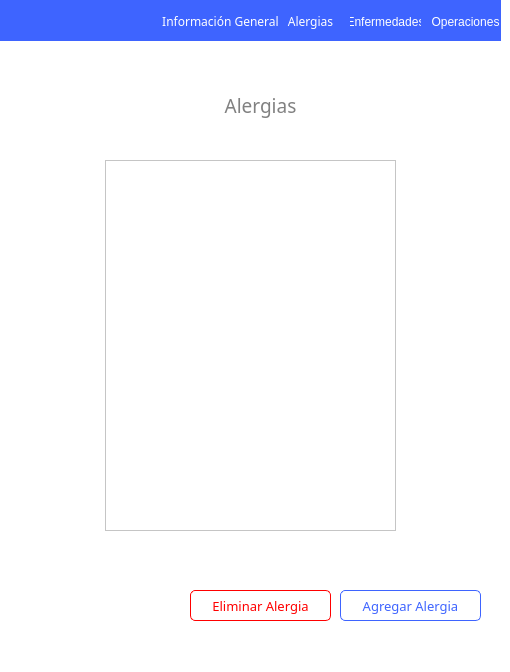
<?xml version="1.0" encoding="UTF-8"?>
<ui version="4.0">
 <class>medico_expediente_clinico</class>
 <widget class="QWidget" name="medico_expediente_clinico">
  <property name="geometry">
   <rect>
    <x>0</x>
    <y>0</y>
    <width>510</width>
    <height>672</height>
   </rect>
  </property>
  <property name="windowTitle">
   <string>Form</string>
  </property>
  <property name="styleSheet">
   <string notr="true">background-color: rgb(255, 255, 255);</string>
  </property>
  <widget class="QPushButton" name="btn_informacion">
   <property name="geometry">
    <rect>
     <x>160</x>
     <y>10</y>
     <width>121</width>
     <height>23</height>
    </rect>
   </property>
   <property name="font">
    <font>
     <family>Montserrat</family>
    </font>
   </property>
   <property name="cursor">
    <cursorShape>PointingHandCursor</cursorShape>
   </property>
   <property name="styleSheet">
    <string notr="true">background: #3E64FF;
border: none;
color: white;</string>
   </property>
   <property name="text">
    <string>Información General</string>
   </property>
  </widget>
  <widget class="QPushButton" name="btn_alergias">
   <property name="geometry">
    <rect>
     <x>280</x>
     <y>10</y>
     <width>61</width>
     <height>23</height>
    </rect>
   </property>
   <property name="font">
    <font>
     <family>Montserrat</family>
    </font>
   </property>
   <property name="cursor">
    <cursorShape>PointingHandCursor</cursorShape>
   </property>
   <property name="styleSheet">
    <string notr="true">background: #3E64FF;
border: none;
color: white;
</string>
   </property>
   <property name="text">
    <string>Alergias</string>
   </property>
  </widget>
  <widget class="QPushButton" name="btn_enfermedad">
   <property name="geometry">
    <rect>
     <x>350</x>
     <y>10</y>
     <width>71</width>
     <height>23</height>
    </rect>
   </property>
   <property name="cursor">
    <cursorShape>PointingHandCursor</cursorShape>
   </property>
   <property name="styleSheet">
    <string notr="true">background: #3E64FF;
border: none;
color: white;</string>
   </property>
   <property name="text">
    <string>Enfermedades</string>
   </property>
  </widget>
  <widget class="QPushButton" name="btn_operacion">
   <property name="geometry">
    <rect>
     <x>430</x>
     <y>10</y>
     <width>71</width>
     <height>23</height>
    </rect>
   </property>
   <property name="cursor">
    <cursorShape>PointingHandCursor</cursorShape>
   </property>
   <property name="styleSheet">
    <string notr="true">background: #3E64FF;
border: none;
color: white;</string>
   </property>
   <property name="text">
    <string>Operaciones</string>
   </property>
  </widget>
  <widget class="QStackedWidget" name="stackedWidget">
   <property name="geometry">
    <rect>
     <x>10</x>
     <y>60</y>
     <width>481</width>
     <height>591</height>
    </rect>
   </property>
   <property name="currentIndex">
    <number>2</number>
   </property>
   <widget class="QWidget" name="page">
    <widget class="QLabel" name="lbl_imagen">
     <property name="geometry">
      <rect>
       <x>190</x>
       <y>30</y>
       <width>131</width>
       <height>131</height>
      </rect>
     </property>
     <property name="text">
      <string/>
     </property>
     <property name="pixmap">
      <pixmap resource="../../resources.qrc">:/imagenes/Imagenes/imgPrueba.png</pixmap>
     </property>
    </widget>
    <widget class="QLabel" name="lbl_nombre">
     <property name="geometry">
      <rect>
       <x>130</x>
       <y>190</y>
       <width>301</width>
       <height>16</height>
      </rect>
     </property>
     <property name="font">
      <font>
       <family>Montserrat</family>
       <pointsize>12</pointsize>
      </font>
     </property>
     <property name="text">
      <string>María Fernanda Cruz Zamora</string>
     </property>
    </widget>
    <widget class="QLabel" name="label_3">
     <property name="geometry">
      <rect>
       <x>50</x>
       <y>290</y>
       <width>131</width>
       <height>21</height>
      </rect>
     </property>
     <property name="font">
      <font>
       <family>Montserrat</family>
       <pointsize>12</pointsize>
      </font>
     </property>
     <property name="text">
      <string>Estatura:</string>
     </property>
    </widget>
    <widget class="QLabel" name="label_4">
     <property name="geometry">
      <rect>
       <x>50</x>
       <y>340</y>
       <width>131</width>
       <height>21</height>
      </rect>
     </property>
     <property name="font">
      <font>
       <family>Montserrat</family>
       <pointsize>12</pointsize>
      </font>
     </property>
     <property name="text">
      <string>Peso:</string>
     </property>
    </widget>
    <widget class="QLabel" name="label_5">
     <property name="geometry">
      <rect>
       <x>50</x>
       <y>240</y>
       <width>131</width>
       <height>21</height>
      </rect>
     </property>
     <property name="font">
      <font>
       <family>Montserrat</family>
       <pointsize>12</pointsize>
      </font>
     </property>
     <property name="text">
      <string>Tipo de Sangre:</string>
     </property>
    </widget>
    <widget class="QLabel" name="label_6">
     <property name="geometry">
      <rect>
       <x>50</x>
       <y>390</y>
       <width>131</width>
       <height>21</height>
      </rect>
     </property>
     <property name="font">
      <font>
       <family>Montserrat</family>
       <pointsize>12</pointsize>
      </font>
     </property>
     <property name="text">
      <string>Descripción:</string>
     </property>
    </widget>
    <widget class="QLabel" name="lbl_tipoSangre">
     <property name="geometry">
      <rect>
       <x>190</x>
       <y>240</y>
       <width>120</width>
       <height>21</height>
      </rect>
     </property>
     <property name="font">
      <font>
       <family>Montserrat Medium</family>
       <pointsize>11</pointsize>
      </font>
     </property>
     <property name="text">
      <string>ORH +</string>
     </property>
    </widget>
    <widget class="QLabel" name="lbl_estatura">
     <property name="geometry">
      <rect>
       <x>190</x>
       <y>290</y>
       <width>120</width>
       <height>21</height>
      </rect>
     </property>
     <property name="font">
      <font>
       <family>Montserrat Medium</family>
       <pointsize>11</pointsize>
      </font>
     </property>
     <property name="text">
      <string>1.62</string>
     </property>
    </widget>
    <widget class="QLabel" name="lbl_peso">
     <property name="geometry">
      <rect>
       <x>190</x>
       <y>340</y>
       <width>120</width>
       <height>21</height>
      </rect>
     </property>
     <property name="font">
      <font>
       <family>Montserrat Medium</family>
       <pointsize>11</pointsize>
      </font>
     </property>
     <property name="text">
      <string>62</string>
     </property>
    </widget>
    <widget class="QPlainTextEdit" name="txt_descripcion">
     <property name="geometry">
      <rect>
       <x>50</x>
       <y>420</y>
       <width>421</width>
       <height>101</height>
      </rect>
     </property>
     <property name="font">
      <font>
       <family>Montserrat Medium</family>
       <pointsize>11</pointsize>
      </font>
     </property>
     <property name="readOnly">
      <bool>true</bool>
     </property>
    </widget>
    <widget class="QPushButton" name="btn_modificarDatos">
     <property name="geometry">
      <rect>
       <x>320</x>
       <y>550</y>
       <width>151</width>
       <height>31</height>
      </rect>
     </property>
     <property name="font">
      <font>
       <family>Montserrat</family>
       <pointsize>10</pointsize>
      </font>
     </property>
     <property name="cursor">
      <cursorShape>PointingHandCursor</cursorShape>
     </property>
     <property name="styleSheet">
      <string notr="true">*{
	background-color: white;
	color: #3E64FF;
	border: 1px solid #3E64FF;
	border-radius: 5px;
	padding: 5px;
}

:hover{
	color: white;
	background-color: #3E64FF;
}</string>
     </property>
     <property name="text">
      <string>Modificar Datos</string>
     </property>
    </widget>
    <widget class="QPushButton" name="btn_GenerarExpediente">
     <property name="geometry">
      <rect>
       <x>320</x>
       <y>550</y>
       <width>151</width>
       <height>31</height>
      </rect>
     </property>
     <property name="font">
      <font>
       <family>Montserrat</family>
       <pointsize>10</pointsize>
      </font>
     </property>
     <property name="cursor">
      <cursorShape>PointingHandCursor</cursorShape>
     </property>
     <property name="styleSheet">
      <string notr="true">*{
	background-color: white;
	color: #3E64FF;
	border: 1px solid #3E64FF;
	border-radius: 5px;
	padding: 5px;
}

:hover{
	color: white;
	background-color: #3E64FF;
}</string>
     </property>
     <property name="text">
      <string>Generar Expediente</string>
     </property>
    </widget>
   </widget>
   <widget class="QWidget" name="page_3">
    <widget class="QLabel" name="lbl_imagen_2">
     <property name="geometry">
      <rect>
       <x>190</x>
       <y>30</y>
       <width>131</width>
       <height>131</height>
      </rect>
     </property>
     <property name="text">
      <string/>
     </property>
     <property name="pixmap">
      <pixmap resource="../../resources.qrc">:/imagenes/Imagenes/imgPrueba.png</pixmap>
     </property>
    </widget>
    <widget class="QLabel" name="lbl_nombre_2">
     <property name="geometry">
      <rect>
       <x>130</x>
       <y>190</y>
       <width>301</width>
       <height>16</height>
      </rect>
     </property>
     <property name="font">
      <font>
       <family>Montserrat</family>
       <pointsize>12</pointsize>
      </font>
     </property>
     <property name="text">
      <string>María Fernanda Cruz Zamora</string>
     </property>
    </widget>
    <widget class="QLabel" name="label_7">
     <property name="geometry">
      <rect>
       <x>50</x>
       <y>290</y>
       <width>131</width>
       <height>21</height>
      </rect>
     </property>
     <property name="font">
      <font>
       <family>Montserrat</family>
       <pointsize>12</pointsize>
      </font>
     </property>
     <property name="text">
      <string>Estatura:</string>
     </property>
    </widget>
    <widget class="QLabel" name="label_8">
     <property name="geometry">
      <rect>
       <x>50</x>
       <y>240</y>
       <width>131</width>
       <height>21</height>
      </rect>
     </property>
     <property name="font">
      <font>
       <family>Montserrat</family>
       <pointsize>12</pointsize>
      </font>
     </property>
     <property name="text">
      <string>Tipo de Sangre:</string>
     </property>
    </widget>
    <widget class="QLabel" name="label_9">
     <property name="geometry">
      <rect>
       <x>50</x>
       <y>390</y>
       <width>131</width>
       <height>21</height>
      </rect>
     </property>
     <property name="font">
      <font>
       <family>Montserrat</family>
       <pointsize>12</pointsize>
      </font>
     </property>
     <property name="text">
      <string>Descripción:</string>
     </property>
    </widget>
    <widget class="QPlainTextEdit" name="txt_descripcion_2">
     <property name="geometry">
      <rect>
       <x>50</x>
       <y>420</y>
       <width>421</width>
       <height>101</height>
      </rect>
     </property>
     <property name="font">
      <font>
       <family>Montserrat Medium</family>
       <pointsize>11</pointsize>
      </font>
     </property>
     <property name="readOnly">
      <bool>false</bool>
     </property>
    </widget>
    <widget class="QLabel" name="label_10">
     <property name="geometry">
      <rect>
       <x>50</x>
       <y>340</y>
       <width>131</width>
       <height>21</height>
      </rect>
     </property>
     <property name="font">
      <font>
       <family>Montserrat</family>
       <pointsize>12</pointsize>
      </font>
     </property>
     <property name="text">
      <string>Peso:</string>
     </property>
    </widget>
    <widget class="QLineEdit" name="line_tipoSangre">
     <property name="geometry">
      <rect>
       <x>200</x>
       <y>240</y>
       <width>120</width>
       <height>21</height>
      </rect>
     </property>
     <property name="font">
      <font>
       <family>Montserrat Medium</family>
       <pointsize>11</pointsize>
      </font>
     </property>
     <property name="placeholderText">
      <string>ORH +</string>
     </property>
    </widget>
    <widget class="QLineEdit" name="line_estatura">
     <property name="geometry">
      <rect>
       <x>200</x>
       <y>290</y>
       <width>120</width>
       <height>21</height>
      </rect>
     </property>
     <property name="font">
      <font>
       <family>Montserrat Medium</family>
       <pointsize>11</pointsize>
      </font>
     </property>
     <property name="placeholderText">
      <string>1.62 </string>
     </property>
    </widget>
    <widget class="QLineEdit" name="line_peso">
     <property name="geometry">
      <rect>
       <x>200</x>
       <y>340</y>
       <width>120</width>
       <height>21</height>
      </rect>
     </property>
     <property name="font">
      <font>
       <family>Montserrat Medium</family>
       <pointsize>11</pointsize>
      </font>
     </property>
     <property name="placeholderText">
      <string>62 </string>
     </property>
    </widget>
    <widget class="QPushButton" name="btn_guardarCambios">
     <property name="geometry">
      <rect>
       <x>340</x>
       <y>540</y>
       <width>141</width>
       <height>31</height>
      </rect>
     </property>
     <property name="font">
      <font>
       <family>Montserrat</family>
       <pointsize>10</pointsize>
      </font>
     </property>
     <property name="cursor">
      <cursorShape>PointingHandCursor</cursorShape>
     </property>
     <property name="styleSheet">
      <string notr="true">*{
	background-color: white;
	color: #3E64FF;
	border: 1px solid #3E64FF;
	border-radius: 5px;
	padding: 5px;
}

:hover{
	color: white;
	background-color: #3E64FF;
}</string>
     </property>
     <property name="text">
      <string>Guardar Cambios</string>
     </property>
    </widget>
    <widget class="QPushButton" name="btn_Cancelar_modificar_expediente">
     <property name="geometry">
      <rect>
       <x>190</x>
       <y>540</y>
       <width>141</width>
       <height>31</height>
      </rect>
     </property>
     <property name="font">
      <font>
       <family>Montserrat</family>
       <pointsize>10</pointsize>
      </font>
     </property>
     <property name="cursor">
      <cursorShape>PointingHandCursor</cursorShape>
     </property>
     <property name="styleSheet">
      <string notr="true">*{
	background-color: white;
	color: red;
	border: 1px solid red;
	border-radius: 5px;
	padding: 5px;
}

:hover{
	color: white;
	background-color: red;
}</string>
     </property>
     <property name="text">
      <string>Cancelar</string>
     </property>
    </widget>
   </widget>
   <widget class="QWidget" name="page_2">
    <widget class="QLabel" name="label_2">
     <property name="geometry">
      <rect>
       <x>90</x>
       <y>30</y>
       <width>321</width>
       <height>31</height>
      </rect>
     </property>
     <property name="font">
      <font>
       <family>Montserrat</family>
       <pointsize>14</pointsize>
       <weight>50</weight>
       <bold>false</bold>
      </font>
     </property>
     <property name="styleSheet">
      <string notr="true">color: #818181;
background:none;</string>
     </property>
     <property name="text">
      <string>Alergias</string>
     </property>
     <property name="alignment">
      <set>Qt::AlignCenter</set>
     </property>
    </widget>
    <widget class="QTableView" name="table_alergias">
     <property name="geometry">
      <rect>
       <x>95</x>
       <y>100</y>
       <width>291</width>
       <height>371</height>
      </rect>
     </property>
     <property name="minimumSize">
      <size>
       <width>291</width>
       <height>371</height>
      </size>
     </property>
     <property name="maximumSize">
      <size>
       <width>291</width>
       <height>371</height>
      </size>
     </property>
     <property name="font">
      <font>
       <family>Montserrat Medium</family>
       <pointsize>10</pointsize>
      </font>
     </property>
     <property name="selectionBehavior">
      <enum>QAbstractItemView::SelectRows</enum>
     </property>
     <attribute name="horizontalHeaderHighlightSections">
      <bool>true</bool>
     </attribute>
     <attribute name="horizontalHeaderStretchLastSection">
      <bool>true</bool>
     </attribute>
     <attribute name="verticalHeaderHighlightSections">
      <bool>true</bool>
     </attribute>
     <attribute name="verticalHeaderStretchLastSection">
      <bool>false</bool>
     </attribute>
    </widget>
    <widget class="QPushButton" name="btn_agregar_alergia">
     <property name="geometry">
      <rect>
       <x>330</x>
       <y>530</y>
       <width>141</width>
       <height>31</height>
      </rect>
     </property>
     <property name="font">
      <font>
       <family>Montserrat</family>
       <pointsize>10</pointsize>
      </font>
     </property>
     <property name="cursor">
      <cursorShape>PointingHandCursor</cursorShape>
     </property>
     <property name="styleSheet">
      <string notr="true">*{
	background-color: white;
	color: #3E64FF;
	border: 1px solid #3E64FF;
	border-radius: 5px;
	padding: 5px;
}

:hover{
	color: white;
	background-color: #3E64FF;
}</string>
     </property>
     <property name="text">
      <string>Agregar Alergia</string>
     </property>
    </widget>
    <widget class="QPushButton" name="btn_eliminar_alergia">
     <property name="geometry">
      <rect>
       <x>180</x>
       <y>530</y>
       <width>141</width>
       <height>31</height>
      </rect>
     </property>
     <property name="font">
      <font>
       <family>Montserrat</family>
       <pointsize>10</pointsize>
      </font>
     </property>
     <property name="cursor">
      <cursorShape>PointingHandCursor</cursorShape>
     </property>
     <property name="styleSheet">
      <string notr="true">*{
	background-color: white;
	color: red;
	border: 1px solid red;
	border-radius: 5px;
	padding: 5px;
}

:hover{
	color: white;
	background-color: red;
}</string>
     </property>
     <property name="text">
      <string>Eliminar Alergia</string>
     </property>
    </widget>
   </widget>
   <widget class="QWidget" name="page_4">
    <widget class="QPushButton" name="btn_agregar_enfermedad">
     <property name="geometry">
      <rect>
       <x>320</x>
       <y>530</y>
       <width>161</width>
       <height>31</height>
      </rect>
     </property>
     <property name="font">
      <font>
       <family>Montserrat</family>
       <pointsize>10</pointsize>
      </font>
     </property>
     <property name="cursor">
      <cursorShape>PointingHandCursor</cursorShape>
     </property>
     <property name="styleSheet">
      <string notr="true">*{
	background-color: white;
	color: #3E64FF;
	border: 1px solid #3E64FF;
	border-radius: 5px;
	padding: 5px;
}

:hover{
	color: white;
	background-color: #3E64FF;
}</string>
     </property>
     <property name="text">
      <string>Agregar Enfermedad</string>
     </property>
    </widget>
    <widget class="QTableView" name="table_enfermedades">
     <property name="geometry">
      <rect>
       <x>120</x>
       <y>100</y>
       <width>291</width>
       <height>341</height>
      </rect>
     </property>
     <property name="maximumSize">
      <size>
       <width>291</width>
       <height>16777215</height>
      </size>
     </property>
     <property name="font">
      <font>
       <family>Montserrat Medium</family>
       <pointsize>10</pointsize>
      </font>
     </property>
     <property name="selectionBehavior">
      <enum>QAbstractItemView::SelectRows</enum>
     </property>
     <attribute name="horizontalHeaderStretchLastSection">
      <bool>true</bool>
     </attribute>
    </widget>
    <widget class="QLabel" name="label_11">
     <property name="geometry">
      <rect>
       <x>90</x>
       <y>30</y>
       <width>321</width>
       <height>31</height>
      </rect>
     </property>
     <property name="font">
      <font>
       <family>Montserrat</family>
       <pointsize>14</pointsize>
       <weight>50</weight>
       <bold>false</bold>
      </font>
     </property>
     <property name="styleSheet">
      <string notr="true">color: #818181;
background:none;</string>
     </property>
     <property name="text">
      <string>Enfermedades Padecidas</string>
     </property>
     <property name="alignment">
      <set>Qt::AlignCenter</set>
     </property>
    </widget>
    <widget class="QPushButton" name="btn_eliminar_enfermedad">
     <property name="geometry">
      <rect>
       <x>150</x>
       <y>530</y>
       <width>161</width>
       <height>31</height>
      </rect>
     </property>
     <property name="font">
      <font>
       <family>Montserrat</family>
       <pointsize>10</pointsize>
      </font>
     </property>
     <property name="cursor">
      <cursorShape>PointingHandCursor</cursorShape>
     </property>
     <property name="styleSheet">
      <string notr="true">*{
	background-color: white;
	color: red;
	border: 1px solid red;
	border-radius: 5px;
	padding: 5px;
}

:hover{
	color: white;
	background-color: red;
}</string>
     </property>
     <property name="text">
      <string>Eliminar Enfermedad</string>
     </property>
    </widget>
   </widget>
   <widget class="QWidget" name="page_5">
    <widget class="QPushButton" name="btn_agregar_operacion">
     <property name="geometry">
      <rect>
       <x>330</x>
       <y>530</y>
       <width>141</width>
       <height>31</height>
      </rect>
     </property>
     <property name="font">
      <font>
       <family>Montserrat</family>
       <pointsize>10</pointsize>
      </font>
     </property>
     <property name="cursor">
      <cursorShape>PointingHandCursor</cursorShape>
     </property>
     <property name="styleSheet">
      <string notr="true">*{
	background-color: white;
	color: #3E64FF;
	border: 1px solid #3E64FF;
	border-radius: 5px;
	padding: 5px;
}

:hover{
	color: white;
	background-color: #3E64FF;
}</string>
     </property>
     <property name="text">
      <string>Agregar Operación</string>
     </property>
    </widget>
    <widget class="QTableView" name="table_operaciones">
     <property name="geometry">
      <rect>
       <x>110</x>
       <y>90</y>
       <width>291</width>
       <height>341</height>
      </rect>
     </property>
     <property name="maximumSize">
      <size>
       <width>291</width>
       <height>341</height>
      </size>
     </property>
     <property name="font">
      <font>
       <family>Montserrat Medium</family>
       <pointsize>10</pointsize>
      </font>
     </property>
     <property name="layoutDirection">
      <enum>Qt::LeftToRight</enum>
     </property>
     <property name="selectionBehavior">
      <enum>QAbstractItemView::SelectRows</enum>
     </property>
     <attribute name="horizontalHeaderCascadingSectionResizes">
      <bool>false</bool>
     </attribute>
     <attribute name="horizontalHeaderStretchLastSection">
      <bool>true</bool>
     </attribute>
    </widget>
    <widget class="QLabel" name="label_12">
     <property name="geometry">
      <rect>
       <x>90</x>
       <y>20</y>
       <width>321</width>
       <height>31</height>
      </rect>
     </property>
     <property name="font">
      <font>
       <family>Montserrat</family>
       <pointsize>14</pointsize>
       <weight>50</weight>
       <bold>false</bold>
      </font>
     </property>
     <property name="styleSheet">
      <string notr="true">color: #818181;
background:none;</string>
     </property>
     <property name="text">
      <string>Operaciones</string>
     </property>
     <property name="alignment">
      <set>Qt::AlignCenter</set>
     </property>
    </widget>
    <widget class="QPushButton" name="btn_eliminar_operacion">
     <property name="geometry">
      <rect>
       <x>180</x>
       <y>530</y>
       <width>141</width>
       <height>31</height>
      </rect>
     </property>
     <property name="font">
      <font>
       <family>Montserrat</family>
       <pointsize>10</pointsize>
      </font>
     </property>
     <property name="cursor">
      <cursorShape>PointingHandCursor</cursorShape>
     </property>
     <property name="styleSheet">
      <string notr="true">*{
	background-color: white;
	color: red;
	border: 1px solid red;
	border-radius: 5px;
	padding: 5px;
}

:hover{
	color: white;
	background-color: red;
}</string>
     </property>
     <property name="text">
      <string>Eliminar Operación</string>
     </property>
    </widget>
   </widget>
  </widget>
  <widget class="QLabel" name="label">
   <property name="geometry">
    <rect>
     <x>0</x>
     <y>0</y>
     <width>501</width>
     <height>41</height>
    </rect>
   </property>
   <property name="styleSheet">
    <string notr="true">background: #3E64FF;</string>
   </property>
   <property name="text">
    <string/>
   </property>
  </widget>
  <zorder>label</zorder>
  <zorder>btn_informacion</zorder>
  <zorder>btn_alergias</zorder>
  <zorder>btn_enfermedad</zorder>
  <zorder>btn_operacion</zorder>
  <zorder>stackedWidget</zorder>
 </widget>
 <resources>
  <include location="../../resources.qrc"/>
 </resources>
 <connections/>
</ui>
